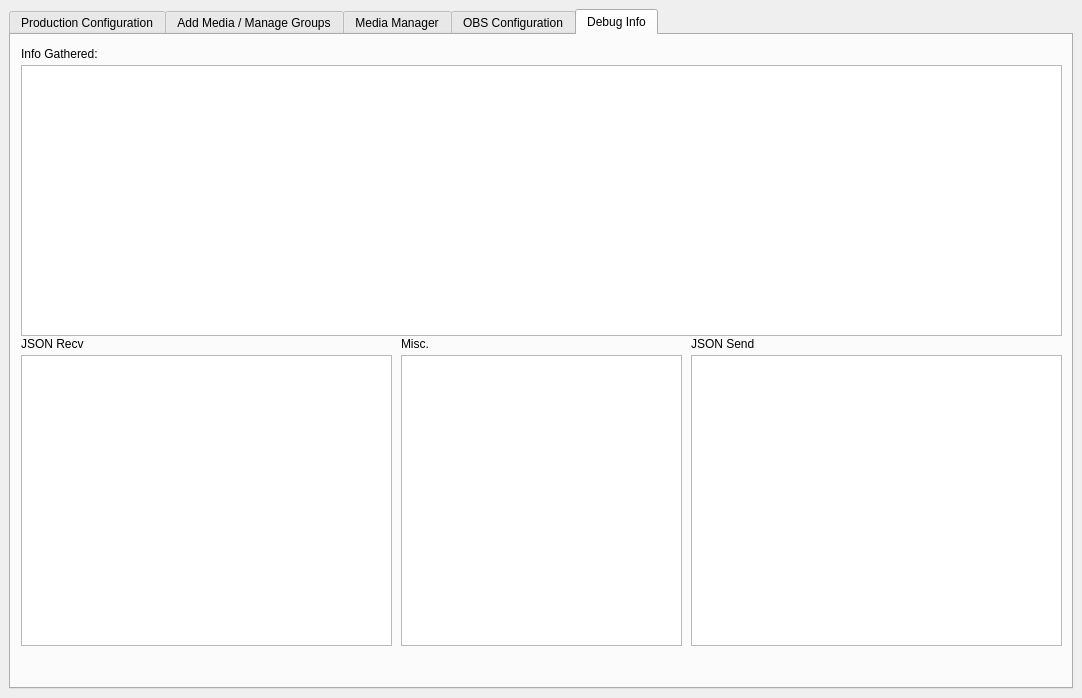
<?xml version="1.0" encoding="UTF-8"?>
<ui version="4.0">
 <class>VPS</class>
 <widget class="QMainWindow" name="VPS">
  <property name="geometry">
   <rect>
    <x>0</x>
    <y>0</y>
    <width>1082</width>
    <height>698</height>
   </rect>
  </property>
  <property name="minimumSize">
   <size>
    <width>800</width>
    <height>600</height>
   </size>
  </property>
  <property name="windowTitle">
   <string>VPS</string>
  </property>
  <widget class="QWidget" name="centralwidget">
   <layout class="QHBoxLayout" name="horizontalLayout">
    <item>
     <widget class="QTabWidget" name="tabWidget">
      <property name="sizePolicy">
       <sizepolicy hsizetype="MinimumExpanding" vsizetype="MinimumExpanding">
        <horstretch>0</horstretch>
        <verstretch>0</verstretch>
       </sizepolicy>
      </property>
      <property name="currentIndex">
       <number>4</number>
      </property>
      <widget class="QWidget" name="ProductionCfg">
       <attribute name="title">
        <string>Production Configuration</string>
       </attribute>
       <layout class="QVBoxLayout" name="verticalLayout_3" stretch="10,5,1">
        <item>
         <widget class="QFrame" name="frame_5">
          <property name="frameShape">
           <enum>QFrame::Shape::StyledPanel</enum>
          </property>
          <property name="frameShadow">
           <enum>QFrame::Shadow::Raised</enum>
          </property>
          <layout class="QHBoxLayout" name="horizontalLayout_6" stretch="3">
           <property name="spacing">
            <number>4</number>
           </property>
           <property name="leftMargin">
            <number>0</number>
           </property>
           <property name="topMargin">
            <number>0</number>
           </property>
           <property name="rightMargin">
            <number>0</number>
           </property>
           <property name="bottomMargin">
            <number>0</number>
           </property>
           <item>
            <widget class="QFrame" name="frame_8">
             <property name="frameShape">
              <enum>QFrame::Shape::StyledPanel</enum>
             </property>
             <property name="frameShadow">
              <enum>QFrame::Shadow::Raised</enum>
             </property>
             <widget class="QComboBox" name="comboBox_2">
              <property name="geometry">
               <rect>
                <x>160</x>
                <y>10</y>
                <width>221</width>
                <height>23</height>
               </rect>
              </property>
              <item>
               <property name="text">
                <string>Camera Inputs</string>
               </property>
              </item>
              <item>
               <property name="text">
                <string>Type: IMG</string>
               </property>
              </item>
              <item>
               <property name="text">
                <string>Type: VID</string>
               </property>
              </item>
              <item>
               <property name="text">
                <string>Type: SFX</string>
               </property>
              </item>
              <item>
               <property name="text">
                <string>Group - ???</string>
               </property>
              </item>
              <item>
               <property name="text">
                <string>Tag - ???</string>
               </property>
              </item>
             </widget>
             <widget class="QTableWidget" name="tableWidget_2">
              <property name="geometry">
               <rect>
                <x>10</x>
                <y>40</y>
                <width>371</width>
                <height>291</height>
               </rect>
              </property>
              <property name="editTriggers">
               <set>QAbstractItemView::EditTrigger::NoEditTriggers</set>
              </property>
              <property name="dragDropMode">
               <enum>QAbstractItemView::DragDropMode::DragOnly</enum>
              </property>
              <property name="selectionBehavior">
               <enum>QAbstractItemView::SelectionBehavior::SelectRows</enum>
              </property>
              <attribute name="horizontalHeaderDefaultSectionSize">
               <number>75</number>
              </attribute>
              <attribute name="horizontalHeaderStretchLastSection">
               <bool>true</bool>
              </attribute>
              <attribute name="verticalHeaderVisible">
               <bool>false</bool>
              </attribute>
              <row>
               <property name="text">
                <string>New Row</string>
               </property>
              </row>
              <column>
               <property name="text">
                <string>ID #</string>
               </property>
              </column>
              <column>
               <property name="text">
                <string>Type</string>
               </property>
              </column>
              <column>
               <property name="text">
                <string>Name</string>
               </property>
              </column>
              <item row="0" column="0">
               <property name="text">
                <string>123</string>
               </property>
              </item>
              <item row="0" column="1">
               <property name="text">
                <string>IMG</string>
               </property>
              </item>
              <item row="0" column="2">
               <property name="text">
                <string>Intro Video A</string>
               </property>
              </item>
             </widget>
             <widget class="QLabel" name="label_4">
              <property name="geometry">
               <rect>
                <x>10</x>
                <y>10</y>
                <width>111</width>
                <height>21</height>
               </rect>
              </property>
              <property name="font">
               <font>
                <bold>true</bold>
               </font>
              </property>
              <property name="text">
               <string>Media Selection</string>
              </property>
             </widget>
             <widget class="QLabel" name="label_3">
              <property name="geometry">
               <rect>
                <x>120</x>
                <y>10</y>
                <width>81</width>
                <height>21</height>
               </rect>
              </property>
              <property name="text">
               <string>Filter:</string>
              </property>
             </widget>
             <widget class="QFrame" name="frame_9">
              <property name="geometry">
               <rect>
                <x>396</x>
                <y>0</y>
                <width>641</width>
                <height>371</height>
               </rect>
              </property>
              <property name="frameShape">
               <enum>QFrame::Shape::StyledPanel</enum>
              </property>
              <property name="frameShadow">
               <enum>QFrame::Shadow::Raised</enum>
              </property>
              <widget class="QLabel" name="label_5">
               <property name="geometry">
                <rect>
                 <x>10</x>
                 <y>-1</y>
                 <width>161</width>
                 <height>31</height>
                </rect>
               </property>
               <property name="text">
                <string>Scenes:</string>
               </property>
              </widget>
              <widget class="QLabel" name="label_6">
               <property name="geometry">
                <rect>
                 <x>190</x>
                 <y>0</y>
                 <width>181</width>
                 <height>31</height>
                </rect>
               </property>
               <property name="text">
                <string>Scene Media:</string>
               </property>
              </widget>
              <widget class="QListWidget" name="listWidget">
               <property name="geometry">
                <rect>
                 <x>10</x>
                 <y>30</y>
                 <width>171</width>
                 <height>331</height>
                </rect>
               </property>
               <item>
                <property name="text">
                 <string>Opening</string>
                </property>
               </item>
               <item>
                <property name="text">
                 <string>Names</string>
                </property>
               </item>
               <item>
                <property name="text">
                 <string>Slides A</string>
                </property>
               </item>
               <item>
                <property name="text">
                 <string>Highlight A</string>
                </property>
               </item>
               <item>
                <property name="text">
                 <string>Hosts</string>
                </property>
               </item>
               <item>
                <property name="text">
                 <string>Slides B</string>
                </property>
               </item>
               <item>
                <property name="text">
                 <string>Highlight B</string>
                </property>
               </item>
               <item>
                <property name="text">
                 <string>Outro</string>
                </property>
               </item>
               <item>
                <property name="text">
                 <string>Slide Cards</string>
                </property>
               </item>
              </widget>
              <widget class="QListView" name="listView">
               <property name="geometry">
                <rect>
                 <x>190</x>
                 <y>30</y>
                 <width>171</width>
                 <height>271</height>
                </rect>
               </property>
              </widget>
              <widget class="QLabel" name="label_7">
               <property name="geometry">
                <rect>
                 <x>370</x>
                 <y>0</y>
                 <width>271</width>
                 <height>31</height>
                </rect>
               </property>
               <property name="text">
                <string>Transition Trigger:</string>
               </property>
              </widget>
              <widget class="QComboBox" name="comboBox">
               <property name="geometry">
                <rect>
                 <x>370</x>
                 <y>30</y>
                 <width>261</width>
                 <height>31</height>
                </rect>
               </property>
               <item>
                <property name="text">
                 <string>None (Manual only)</string>
                </property>
               </item>
               <item>
                <property name="text">
                 <string>Timeout (Seconds)</string>
                </property>
               </item>
               <item>
                <property name="text">
                 <string>Media Finished</string>
                </property>
               </item>
              </widget>
              <widget class="QLabel" name="label_8">
               <property name="geometry">
                <rect>
                 <x>370</x>
                 <y>130</y>
                 <width>81</width>
                 <height>21</height>
                </rect>
               </property>
               <property name="text">
                <string>Next Scene:</string>
               </property>
              </widget>
              <widget class="QComboBox" name="comboBox_3">
               <property name="geometry">
                <rect>
                 <x>460</x>
                 <y>130</y>
                 <width>171</width>
                 <height>23</height>
                </rect>
               </property>
               <item>
                <property name="text">
                 <string>Automatic (Next in list)</string>
                </property>
               </item>
              </widget>
              <widget class="QComboBox" name="comboBox_4">
               <property name="geometry">
                <rect>
                 <x>420</x>
                 <y>80</y>
                 <width>211</width>
                 <height>31</height>
                </rect>
               </property>
              </widget>
              <widget class="QLabel" name="label_9">
               <property name="geometry">
                <rect>
                 <x>370</x>
                 <y>80</y>
                 <width>71</width>
                 <height>31</height>
                </rect>
               </property>
               <property name="text">
                <string>Media:</string>
               </property>
              </widget>
              <widget class="QPushButton" name="pushButton_7">
               <property name="geometry">
                <rect>
                 <x>320</x>
                 <y>310</y>
                 <width>41</width>
                 <height>51</height>
                </rect>
               </property>
               <property name="text">
                <string>^</string>
               </property>
              </widget>
              <widget class="QPushButton" name="pushButton_9">
               <property name="geometry">
                <rect>
                 <x>190</x>
                 <y>310</y>
                 <width>41</width>
                 <height>51</height>
                </rect>
               </property>
               <property name="text">
                <string>V</string>
               </property>
              </widget>
              <widget class="QPushButton" name="pushButton_10">
               <property name="geometry">
                <rect>
                 <x>240</x>
                 <y>310</y>
                 <width>71</width>
                 <height>23</height>
                </rect>
               </property>
               <property name="text">
                <string>Disable</string>
               </property>
              </widget>
              <widget class="QPushButton" name="pushButton_8">
               <property name="geometry">
                <rect>
                 <x>250</x>
                 <y>340</y>
                 <width>51</width>
                 <height>23</height>
                </rect>
               </property>
               <property name="text">
                <string>X</string>
               </property>
              </widget>
             </widget>
             <widget class="QPushButton" name="pushButton_11">
              <property name="geometry">
               <rect>
                <x>259</x>
                <y>340</y>
                <width>121</width>
                <height>23</height>
               </rect>
              </property>
              <property name="text">
               <string>Add To Scene</string>
              </property>
             </widget>
             <widget class="QPushButton" name="pushButton_12">
              <property name="geometry">
               <rect>
                <x>10</x>
                <y>340</y>
                <width>80</width>
                <height>23</height>
               </rect>
              </property>
              <property name="text">
               <string>Do SFX</string>
              </property>
             </widget>
            </widget>
           </item>
          </layout>
         </widget>
        </item>
        <item>
         <widget class="QFrame" name="frame_6">
          <property name="frameShape">
           <enum>QFrame::Shape::StyledPanel</enum>
          </property>
          <property name="frameShadow">
           <enum>QFrame::Shadow::Raised</enum>
          </property>
         </widget>
        </item>
        <item>
         <widget class="QFrame" name="frame_7">
          <property name="frameShape">
           <enum>QFrame::Shape::StyledPanel</enum>
          </property>
          <property name="frameShadow">
           <enum>QFrame::Shadow::Raised</enum>
          </property>
          <layout class="QHBoxLayout" name="horizontalLayout_5">
           <property name="spacing">
            <number>4</number>
           </property>
           <property name="leftMargin">
            <number>0</number>
           </property>
           <property name="topMargin">
            <number>0</number>
           </property>
           <property name="rightMargin">
            <number>0</number>
           </property>
           <property name="bottomMargin">
            <number>0</number>
           </property>
           <item>
            <widget class="QPushButton" name="pushButton_4">
             <property name="sizePolicy">
              <sizepolicy hsizetype="Minimum" vsizetype="MinimumExpanding">
               <horstretch>0</horstretch>
               <verstretch>0</verstretch>
              </sizepolicy>
             </property>
             <property name="text">
              <string>Previous Scene</string>
             </property>
            </widget>
           </item>
           <item>
            <widget class="QPushButton" name="pushButton_5">
             <property name="sizePolicy">
              <sizepolicy hsizetype="Minimum" vsizetype="MinimumExpanding">
               <horstretch>0</horstretch>
               <verstretch>0</verstretch>
              </sizepolicy>
             </property>
             <property name="text">
              <string>To Selected Scene</string>
             </property>
            </widget>
           </item>
           <item>
            <widget class="QPushButton" name="pushButton_6">
             <property name="sizePolicy">
              <sizepolicy hsizetype="Minimum" vsizetype="MinimumExpanding">
               <horstretch>0</horstretch>
               <verstretch>0</verstretch>
              </sizepolicy>
             </property>
             <property name="text">
              <string>Next Scene</string>
             </property>
            </widget>
           </item>
          </layout>
         </widget>
        </item>
       </layout>
      </widget>
      <widget class="QWidget" name="AddMedia">
       <property name="sizePolicy">
        <sizepolicy hsizetype="Ignored" vsizetype="MinimumExpanding">
         <horstretch>0</horstretch>
         <verstretch>0</verstretch>
        </sizepolicy>
       </property>
       <attribute name="title">
        <string>Add Media / Manage Groups</string>
       </attribute>
       <layout class="QHBoxLayout" name="horizontalLayout_2" stretch="5,0,5">
        <property name="sizeConstraint">
         <enum>QLayout::SizeConstraint::SetDefaultConstraint</enum>
        </property>
        <item>
         <widget class="QFrame" name="frame">
          <property name="sizePolicy">
           <sizepolicy hsizetype="Ignored" vsizetype="Ignored">
            <horstretch>0</horstretch>
            <verstretch>0</verstretch>
           </sizepolicy>
          </property>
          <property name="frameShape">
           <enum>QFrame::Shape::StyledPanel</enum>
          </property>
          <property name="frameShadow">
           <enum>QFrame::Shadow::Raised</enum>
          </property>
          <layout class="QVBoxLayout" name="verticalLayout_2" stretch="2,1,1,2,1,2,0,10,2,3,0,0">
           <item>
            <widget class="QPushButton" name="AMedia">
             <property name="sizePolicy">
              <sizepolicy hsizetype="Minimum" vsizetype="MinimumExpanding">
               <horstretch>0</horstretch>
               <verstretch>0</verstretch>
              </sizepolicy>
             </property>
             <property name="minimumSize">
              <size>
               <width>0</width>
               <height>0</height>
              </size>
             </property>
             <property name="text">
              <string>Select Media</string>
             </property>
            </widget>
           </item>
           <item>
            <widget class="QLabel" name="BFile">
             <property name="minimumSize">
              <size>
               <width>0</width>
               <height>0</height>
              </size>
             </property>
             <property name="text">
              <string>File: Example.png</string>
             </property>
             <property name="alignment">
              <set>Qt::AlignmentFlag::AlignCenter</set>
             </property>
            </widget>
           </item>
           <item>
            <widget class="QLabel" name="CTitle">
             <property name="text">
              <string>Title:</string>
             </property>
            </widget>
           </item>
           <item>
            <widget class="QLineEdit" name="DInput">
             <property name="sizePolicy">
              <sizepolicy hsizetype="Expanding" vsizetype="MinimumExpanding">
               <horstretch>0</horstretch>
               <verstretch>0</verstretch>
              </sizepolicy>
             </property>
             <property name="minimumSize">
              <size>
               <width>0</width>
               <height>0</height>
              </size>
             </property>
             <property name="font">
              <font>
               <pointsize>13</pointsize>
              </font>
             </property>
             <property name="text">
              <string/>
             </property>
            </widget>
           </item>
           <item>
            <widget class="QLabel" name="E">
             <property name="text">
              <string>Main Type:</string>
             </property>
            </widget>
           </item>
           <item>
            <widget class="QComboBox" name="F1">
             <property name="sizePolicy">
              <sizepolicy hsizetype="Preferred" vsizetype="MinimumExpanding">
               <horstretch>0</horstretch>
               <verstretch>0</verstretch>
              </sizepolicy>
             </property>
             <property name="minimumSize">
              <size>
               <width>0</width>
               <height>0</height>
              </size>
             </property>
             <item>
              <property name="text">
               <string>Image</string>
              </property>
             </item>
             <item>
              <property name="text">
               <string>Video</string>
              </property>
             </item>
             <item>
              <property name="text">
               <string>Sound Effect</string>
              </property>
             </item>
            </widget>
           </item>
           <item>
            <widget class="QCheckBox" name="F3">
             <property name="text">
              <string>Expires at date:</string>
             </property>
            </widget>
           </item>
           <item>
            <widget class="QCalendarWidget" name="G_2">
             <property name="sizePolicy">
              <sizepolicy hsizetype="Preferred" vsizetype="MinimumExpanding">
               <horstretch>0</horstretch>
               <verstretch>0</verstretch>
              </sizepolicy>
             </property>
             <property name="minimumDate">
              <date>
               <year>2000</year>
               <month>1</month>
               <day>1</day>
              </date>
             </property>
             <property name="maximumDate">
              <date>
               <year>3999</year>
               <month>12</month>
               <day>31</day>
              </date>
             </property>
             <property name="firstDayOfWeek">
              <enum>Qt::DayOfWeek::Sunday</enum>
             </property>
             <property name="gridVisible">
              <bool>true</bool>
             </property>
             <property name="horizontalHeaderFormat">
              <enum>QCalendarWidget::HorizontalHeaderFormat::ShortDayNames</enum>
             </property>
             <property name="navigationBarVisible">
              <bool>true</bool>
             </property>
             <property name="dateEditEnabled">
              <bool>true</bool>
             </property>
            </widget>
           </item>
           <item>
            <widget class="QPushButton" name="H_2">
             <property name="sizePolicy">
              <sizepolicy hsizetype="Minimum" vsizetype="MinimumExpanding">
               <horstretch>0</horstretch>
               <verstretch>0</verstretch>
              </sizepolicy>
             </property>
             <property name="minimumSize">
              <size>
               <width>0</width>
               <height>0</height>
              </size>
             </property>
             <property name="text">
              <string>Add Media</string>
             </property>
            </widget>
           </item>
           <item>
            <spacer name="I">
             <property name="orientation">
              <enum>Qt::Orientation::Vertical</enum>
             </property>
             <property name="sizeType">
              <enum>QSizePolicy::Policy::MinimumExpanding</enum>
             </property>
             <property name="sizeHint" stdset="0">
              <size>
               <width>20</width>
               <height>40</height>
              </size>
             </property>
            </spacer>
           </item>
           <item>
            <widget class="QLabel" name="label_2">
             <property name="text">
              <string>Upload Progress:</string>
             </property>
             <property name="alignment">
              <set>Qt::AlignmentFlag::AlignCenter</set>
             </property>
            </widget>
           </item>
           <item>
            <widget class="QProgressBar" name="progressBar">
             <property name="value">
              <number>24</number>
             </property>
            </widget>
           </item>
          </layout>
         </widget>
        </item>
        <item>
         <widget class="Line" name="line">
          <property name="orientation">
           <enum>Qt::Orientation::Vertical</enum>
          </property>
         </widget>
        </item>
        <item>
         <widget class="QFrame" name="frame_2">
          <property name="frameShape">
           <enum>QFrame::Shape::StyledPanel</enum>
          </property>
          <property name="frameShadow">
           <enum>QFrame::Shadow::Raised</enum>
          </property>
          <layout class="QVBoxLayout" name="verticalLayout" stretch="1,2,3,1,2,3,18">
           <item>
            <widget class="QLabel" name="A0">
             <property name="sizePolicy">
              <sizepolicy hsizetype="Expanding" vsizetype="MinimumExpanding">
               <horstretch>0</horstretch>
               <verstretch>0</verstretch>
              </sizepolicy>
             </property>
             <property name="text">
              <string>Add Group / Tag:</string>
             </property>
            </widget>
           </item>
           <item>
            <widget class="QLineEdit" name="A2">
             <property name="sizePolicy">
              <sizepolicy hsizetype="Expanding" vsizetype="MinimumExpanding">
               <horstretch>0</horstretch>
               <verstretch>0</verstretch>
              </sizepolicy>
             </property>
             <property name="font">
              <font>
               <pointsize>13</pointsize>
              </font>
             </property>
            </widget>
           </item>
           <item>
            <widget class="QFrame" name="frame_3">
             <property name="frameShape">
              <enum>QFrame::Shape::StyledPanel</enum>
             </property>
             <property name="frameShadow">
              <enum>QFrame::Shadow::Raised</enum>
             </property>
             <layout class="QHBoxLayout" name="horizontalLayout_3">
              <property name="spacing">
               <number>8</number>
              </property>
              <property name="leftMargin">
               <number>0</number>
              </property>
              <property name="topMargin">
               <number>4</number>
              </property>
              <property name="rightMargin">
               <number>0</number>
              </property>
              <property name="bottomMargin">
               <number>4</number>
              </property>
              <item>
               <widget class="QPushButton" name="pushButton">
                <property name="sizePolicy">
                 <sizepolicy hsizetype="Minimum" vsizetype="MinimumExpanding">
                  <horstretch>0</horstretch>
                  <verstretch>0</verstretch>
                 </sizepolicy>
                </property>
                <property name="text">
                 <string>Add Group</string>
                </property>
               </widget>
              </item>
              <item>
               <widget class="QPushButton" name="pushButton_2">
                <property name="sizePolicy">
                 <sizepolicy hsizetype="Minimum" vsizetype="MinimumExpanding">
                  <horstretch>0</horstretch>
                  <verstretch>0</verstretch>
                 </sizepolicy>
                </property>
                <property name="text">
                 <string>Add Content Tag</string>
                </property>
               </widget>
              </item>
             </layout>
            </widget>
           </item>
           <item>
            <widget class="QLabel" name="label">
             <property name="text">
              <string>Edit Group / Tab:</string>
             </property>
            </widget>
           </item>
           <item>
            <widget class="QComboBox" name="A3">
             <property name="sizePolicy">
              <sizepolicy hsizetype="Minimum" vsizetype="MinimumExpanding">
               <horstretch>0</horstretch>
               <verstretch>0</verstretch>
              </sizepolicy>
             </property>
            </widget>
           </item>
           <item>
            <widget class="QFrame" name="frame_4">
             <property name="frameShape">
              <enum>QFrame::Shape::StyledPanel</enum>
             </property>
             <property name="frameShadow">
              <enum>QFrame::Shadow::Raised</enum>
             </property>
             <layout class="QHBoxLayout" name="horizontalLayout_4" stretch="0">
              <property name="spacing">
               <number>0</number>
              </property>
              <property name="sizeConstraint">
               <enum>QLayout::SizeConstraint::SetDefaultConstraint</enum>
              </property>
              <property name="leftMargin">
               <number>0</number>
              </property>
              <property name="topMargin">
               <number>4</number>
              </property>
              <property name="rightMargin">
               <number>0</number>
              </property>
              <property name="bottomMargin">
               <number>4</number>
              </property>
              <item>
               <widget class="QPushButton" name="pushButton_3">
                <property name="sizePolicy">
                 <sizepolicy hsizetype="Minimum" vsizetype="MinimumExpanding">
                  <horstretch>0</horstretch>
                  <verstretch>0</verstretch>
                 </sizepolicy>
                </property>
                <property name="text">
                 <string>Remove Group / Tag</string>
                </property>
               </widget>
              </item>
             </layout>
            </widget>
           </item>
           <item>
            <spacer name="verticalSpacer">
             <property name="orientation">
              <enum>Qt::Orientation::Vertical</enum>
             </property>
             <property name="sizeHint" stdset="0">
              <size>
               <width>20</width>
               <height>40</height>
              </size>
             </property>
            </spacer>
           </item>
          </layout>
         </widget>
        </item>
       </layout>
      </widget>
      <widget class="QWidget" name="MediaMgr">
       <attribute name="title">
        <string>Media Manager</string>
       </attribute>
      </widget>
      <widget class="QWidget" name="OBSCfg">
       <attribute name="title">
        <string>OBS Configuration</string>
       </attribute>
       <widget class="QLineEdit" name="obs_ip">
        <property name="geometry">
         <rect>
          <x>360</x>
          <y>100</y>
          <width>221</width>
          <height>31</height>
         </rect>
        </property>
        <property name="text">
         <string>192.168.10.106</string>
        </property>
       </widget>
       <widget class="QLineEdit" name="obs_port">
        <property name="geometry">
         <rect>
          <x>362</x>
          <y>140</y>
          <width>221</width>
          <height>31</height>
         </rect>
        </property>
        <property name="text">
         <string>4455</string>
        </property>
       </widget>
       <widget class="QLineEdit" name="obs_pw">
        <property name="geometry">
         <rect>
          <x>362</x>
          <y>181</y>
          <width>221</width>
          <height>31</height>
         </rect>
        </property>
        <property name="text">
         <string>goknights</string>
        </property>
       </widget>
       <widget class="QPushButton" name="BTN_Connect">
        <property name="geometry">
         <rect>
          <x>362</x>
          <y>220</y>
          <width>221</width>
          <height>31</height>
         </rect>
        </property>
        <property name="text">
         <string>Connect to OBS</string>
        </property>
       </widget>
       <widget class="QPushButton" name="BTN_SCENE1">
        <property name="geometry">
         <rect>
          <x>110</x>
          <y>330</y>
          <width>221</width>
          <height>31</height>
         </rect>
        </property>
        <property name="text">
         <string>CREATE SCENE</string>
        </property>
       </widget>
       <widget class="QPushButton" name="BTN_GET_BG">
        <property name="geometry">
         <rect>
          <x>380</x>
          <y>330</y>
          <width>221</width>
          <height>31</height>
         </rect>
        </property>
        <property name="text">
         <string>GET BG</string>
        </property>
       </widget>
       <widget class="QPushButton" name="BTN_OTHER">
        <property name="geometry">
         <rect>
          <x>630</x>
          <y>330</y>
          <width>221</width>
          <height>31</height>
         </rect>
        </property>
        <property name="text">
         <string>DO OTHER</string>
        </property>
       </widget>
      </widget>
      <widget class="QWidget" name="tab">
       <attribute name="title">
        <string>Debug Info</string>
       </attribute>
       <widget class="QTextBrowser" name="TXT_DEBUG_RECV">
        <property name="geometry">
         <rect>
          <x>10</x>
          <y>320</y>
          <width>371</width>
          <height>291</height>
         </rect>
        </property>
       </widget>
       <widget class="QTextBrowser" name="TXT_DEBUG_SEND">
        <property name="geometry">
         <rect>
          <x>680</x>
          <y>320</y>
          <width>371</width>
          <height>291</height>
         </rect>
        </property>
       </widget>
       <widget class="QTextBrowser" name="TXT_DEBUG_MISC">
        <property name="geometry">
         <rect>
          <x>390</x>
          <y>320</y>
          <width>281</width>
          <height>291</height>
         </rect>
        </property>
        <property name="html">
         <string>&lt;!DOCTYPE HTML PUBLIC &quot;-//W3C//DTD HTML 4.0//EN&quot; &quot;http://www.w3.org/TR/REC-html40/strict.dtd&quot;&gt;
&lt;html&gt;&lt;head&gt;&lt;meta name=&quot;qrichtext&quot; content=&quot;1&quot; /&gt;&lt;meta charset=&quot;utf-8&quot; /&gt;&lt;style type=&quot;text/css&quot;&gt;
p, li { white-space: pre-wrap; }
hr { height: 1px; border-width: 0; }
li.unchecked::marker { content: &quot;\2610&quot;; }
li.checked::marker { content: &quot;\2612&quot;; }
&lt;/style&gt;&lt;/head&gt;&lt;body style=&quot; font-family:'Noto Sans'; font-size:10pt; font-weight:400; font-style:normal;&quot;&gt;
&lt;p style=&quot;-qt-paragraph-type:empty; margin-top:0px; margin-bottom:0px; margin-left:0px; margin-right:0px; -qt-block-indent:0; text-indent:0px;&quot;&gt;&lt;br /&gt;&lt;/p&gt;&lt;/body&gt;&lt;/html&gt;</string>
        </property>
       </widget>
       <widget class="QTextBrowser" name="TXT_DEBUG_INFO">
        <property name="geometry">
         <rect>
          <x>10</x>
          <y>30</y>
          <width>1041</width>
          <height>271</height>
         </rect>
        </property>
       </widget>
       <widget class="QLabel" name="label_10">
        <property name="geometry">
         <rect>
          <x>10</x>
          <y>10</y>
          <width>201</width>
          <height>18</height>
         </rect>
        </property>
        <property name="text">
         <string>Info Gathered:</string>
        </property>
       </widget>
       <widget class="QLabel" name="label_11">
        <property name="geometry">
         <rect>
          <x>10</x>
          <y>300</y>
          <width>141</width>
          <height>18</height>
         </rect>
        </property>
        <property name="text">
         <string>JSON Recv</string>
        </property>
       </widget>
       <widget class="QLabel" name="label_12">
        <property name="geometry">
         <rect>
          <x>390</x>
          <y>300</y>
          <width>58</width>
          <height>18</height>
         </rect>
        </property>
        <property name="text">
         <string>Misc.</string>
        </property>
       </widget>
       <widget class="QLabel" name="label_13">
        <property name="geometry">
         <rect>
          <x>680</x>
          <y>300</y>
          <width>141</width>
          <height>18</height>
         </rect>
        </property>
        <property name="text">
         <string>JSON Send</string>
        </property>
       </widget>
      </widget>
     </widget>
    </item>
   </layout>
  </widget>
  <widget class="QMenuBar" name="menubar">
   <property name="geometry">
    <rect>
     <x>0</x>
     <y>0</y>
     <width>1082</width>
     <height>23</height>
    </rect>
   </property>
  </widget>
 </widget>
 <resources/>
 <connections/>
</ui>
